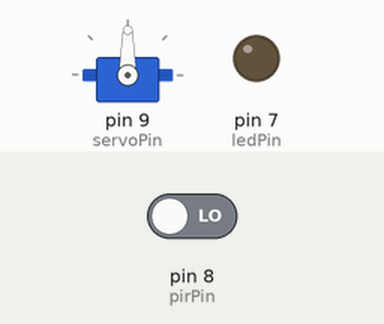
Simulated run of this sketch. Board: Arduino Uno, built with avr-gcc and run on an emulated ATmega328P. Shown: servo, output pins drawn as LEDs (lit = HIGH). The test bench sets the inputs (shaded band); at power-on: pin 8 (pirPin) LOW.

Above: at 1.2 s.
1.3 s: pin 8 (pirPin) driven HIGH
At 2.0 s:
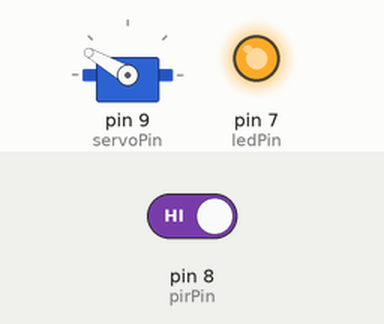
4.3 s: pin 8 (pirPin) driven LOW
At 6.2 s:
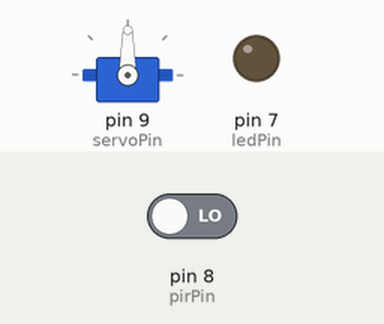
Timing chart, 0 to 7.7 s (numbered marks = the images above; inputs shaded):
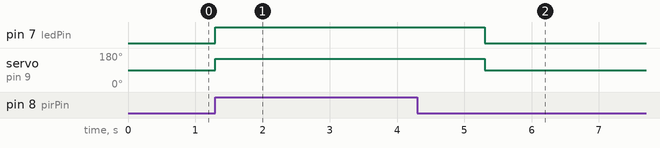

Measured:
- after the input at 1.3 s, pin 7 (ledPin): LOW → HIGH at once; servo on pin 9 (servoPin): 90° → 150° at once
- after the input at 4.3 s, pin 7 (ledPin): HIGH → LOW after 1.0 s; servo on pin 9 (servoPin): 150° → 90° after 1.0 s

The sketch:

pir.ino
```cpp
#include <Servo.h>
#define pirPin 8
#define servoPin 9
#define ledPin 7
Servo motor;
void setup() {
  motor.attach(servoPin);
  pinMode(pirPin , INPUT);
  pinMode(ledPin, OUTPUT);
}

void loop() {
 int hareket = digitalRead(pirPin);
 if(hareket == HIGH)
 {
  digitalWrite(ledPin, HIGH);
  motor.write(150);
  delay(2000);
  motor.write(90);
  digitalWrite(ledPin, LOW);
 }
 else
 {
  motor.write(90);
 }

}
```
